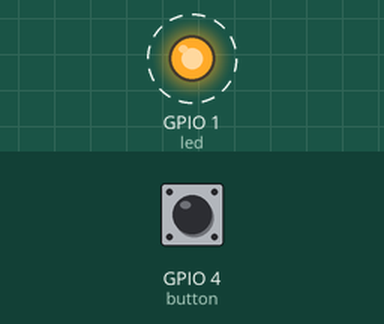
This sketch was run on a simulated ESP8266 (NodeMCU). Shown: output pins drawn as LEDs (lit = HIGH). Dashed ring = blinking. The inputs (shaded band) are chosen by the test bench; at power-on: GPIO 4 (button) LOW. What the sketch prints to the serial monitor is not drawn.

Above: at 0.15 s.
Timing chart, 0 to 3.0 s (numbered marks = the images above):
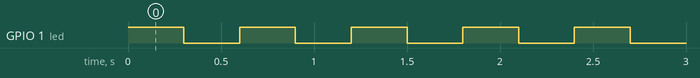

Measured:
- by itself, GPIO 1 (led): alternates HIGH for 0.30 s and LOW for 0.30 s

The sketch:

sketch_feb25c.ino
```cpp
#include <ESP8266WiFi.h>
int button = 4;
int led = 1;
void setup() {
  Serial.begin(115200);
  pinMode(button, INPUT);
  pinMode(led, OUTPUT);

  // put your setup code here, to run once:

}

void loop() {
  digitalWrite(led, HIGH);
  delay(300);
  digitalWrite(led, LOW);
  delay(300);
  // put your main code here, to run repeatedly:
  Serial.println(digitalRead(button));
  //delay(500);
}
```
